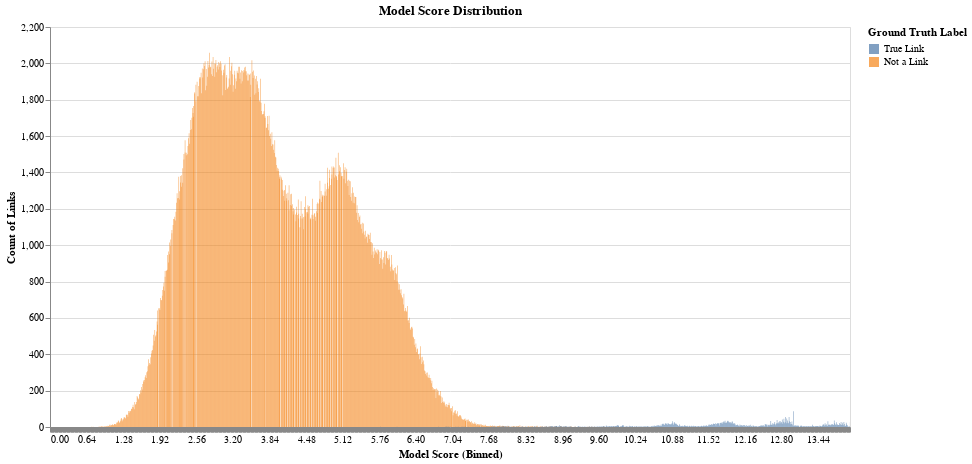

Notebook code for this chart:
### Markdown cell above
We can see a pretty clear boundary between not-links and links when it comes to the SimSum score. There's a bit of an overlap from 7 - 9.5, but it looks like we'll probably want to set the cutoff somewhere in that range.

### Code cell
tutorial.plot_model_score_distribution(
    df_labeled_features,
    score_column_name="simsum",  
)

### Figure 1 — Vega-Lite specification as saved in the notebook (floating-point values rounded to 4 significant figures; data arrays with more than 128 entries replaced by an {"elided": "..."} marker saying what was removed)
{"config": {"view": {"continuousWidth": 400, "continuousHeight": 300}}, "data": {"name": "data-b91a638ceb5bfc131b964b106e1ac0f9"}, "mark": {"type": "bar", "binSpacing": 0, "opacity": 0.7}, "encoding": {"color": {"type": "nominal", "field": "ground_truth", "legend": {"title": "Ground Truth Label"}, "scale": {"domain": ["True Link", "Not a Link"], "scheme": "tableau10"}}, "opacity": {"condition": {"value": 0.7, "selection": "selector001"}, "value": 0.2}, "tooltip": [{"type": "quantitative", "field": "simsum", "title": "Model Score"}, {"type": "nominal", "field": "ground_truth", "title": "Ground Truth"}, {"type": "quantitative", "field": "count", "title": "Count of Links"}], "x": {"type": "quantitative", "axis": {"tickCount": 5, "title": "Model Score (Binned)"}, "bin": {"extent": [0, 14.0], "step": 0.01}, "field": "simsum"}, "y": {"type": "quantitative", "axis": {"title": "Count of Links"}, "field": "count", "stack": null}}, "height": 400, "selection": {"selector001": {"type": "multi", "fields": ["ground_truth"], "bind": "legend"}, "selector002": {"type": "interval", "bind": "scales", "encodings": ["x", "y"]}}, "title": "Model Score Distribution", "width": 800, "$schema": "https://vega.github.io/schema/vega-lite/v4.8.1.json", "datasets": {"data-b91a638ceb5bfc131b964b106e1ac0f9": {"elided": "1414 records"}}}
